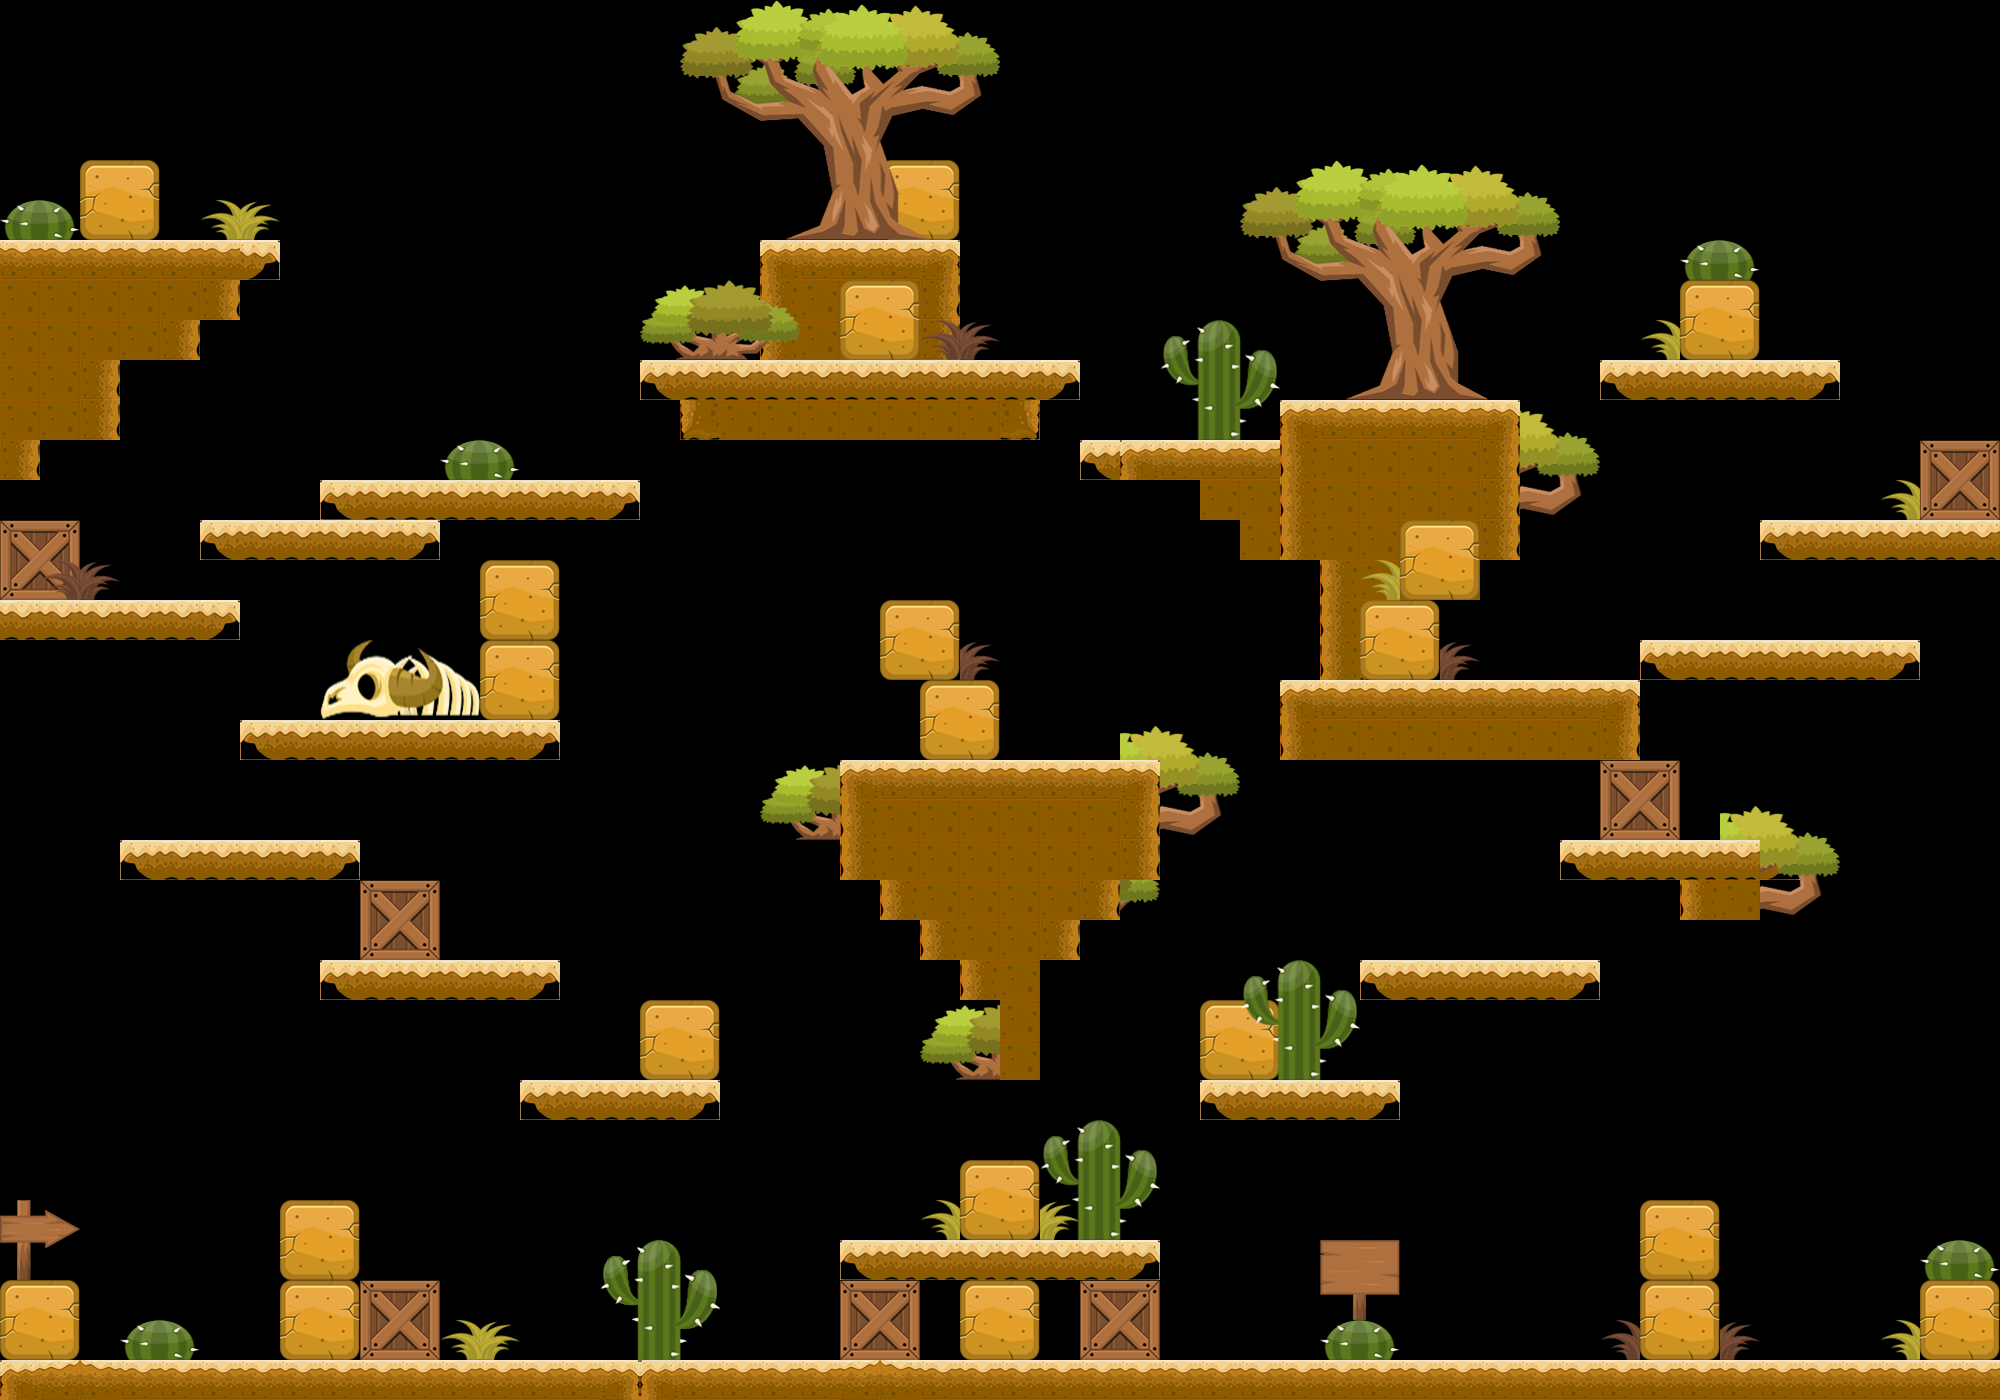

A 2D game scene composited from a Tiled map and its tileset images. What follows is a short description and the map's XML, with each tile layer's data collapsed to a summary:
An orthogonal 50x35 tile map with 40x40 px tiles, 4 tile layers (TilesLayer, Tiles2Layer, Stuff, Overlay), 2 tilesets.

<map version="1.0" orientation="orthogonal" renderorder="right-down" width="50" height="35" tilewidth="40" tileheight="40" nextobjectid="1">
 <tileset firstgid="1" name="Spudz" tilewidth="40" tileheight="40" tilecount="400">
  <image source="Spudz.png" width="800" height="800" />
 </tileset>
 <tileset firstgid="401" name="Images" tilewidth="320" tileheight="240" tilecount="14">
  <tile id="0">
   <image width="160" height="80" source="objects/Bush (1).png" />
  </tile>
  <tile id="1">
   <image width="131" height="74" source="objects/Bush (2).png" />
  </tile>
  <tile id="2">
   <image width="120" height="120" source="objects/Cactus (1).png" />
  </tile>
  <tile id="3">
   <image width="80" height="40" source="objects/Cactus (2).png" />
  </tile>
  <tile id="4">
   <image width="86" height="96" source="objects/Cactus (3).png" />
  </tile>
  <tile id="5">
   <image width="80" height="80" source="objects/Crate.png" />
  </tile>
  <tile id="6">
   <image width="80" height="40" source="objects/Grass (1).png" />
  </tile>
  <tile id="7">
   <image width="80" height="40" source="objects/Grass (2).png" />
  </tile>
  <tile id="8">
   <image width="80" height="83" source="objects/Sign.png" />
  </tile>
  <tile id="9">
   <image width="80" height="80" source="objects/SignArrow.png" />
  </tile>
  <tile id="10">
   <image width="160" height="80" source="objects/Skeleton.png" />
  </tile>
  <tile id="11">
   <image width="160" height="80" source="objects/Stone.png" />
  </tile>
  <tile id="12">
   <image width="80" height="80" source="objects/StoneBlock.png" />
  </tile>
  <tile id="13">
   <image width="320" height="240" source="objects/Tree.png" />
  </tile>
 </tileset>
 <layer name="TilesLayer" width="50" height="35">
  <data>[1750 cells, 295 non-empty, 14 distinct tile ids]</data>
 </layer>
 <layer name="Tiles2Layer" width="50" height="35">
  <data>[1750 cells, 80 non-empty, 4 distinct tile ids]</data>
 </layer>
 <layer name="Stuff" width="50" height="35">
  <data>[1750 cells, 230 non-empty, 93 distinct tile ids]</data>
 </layer>
 <layer name="Overlay" width="50" height="35">
  <data>[1750 cells, 118 non-empty, 59 distinct tile ids]</data>
 </layer>
</map>
